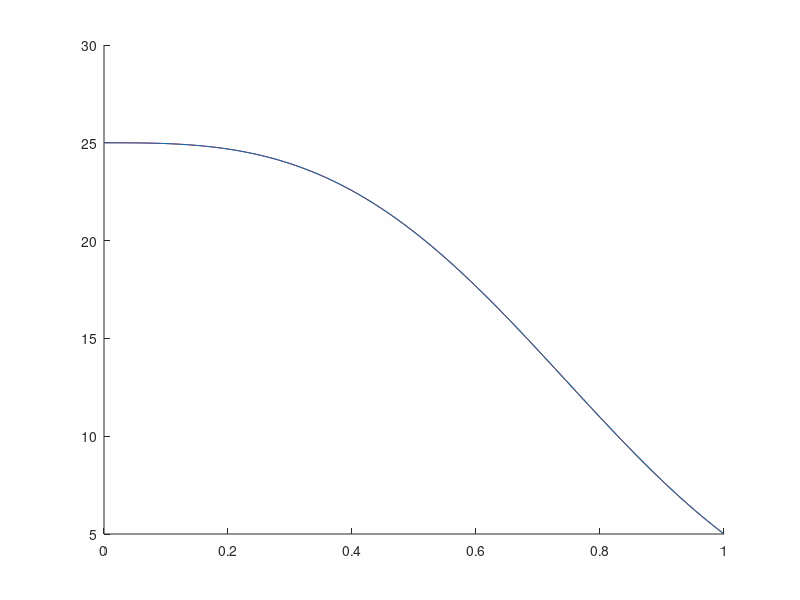
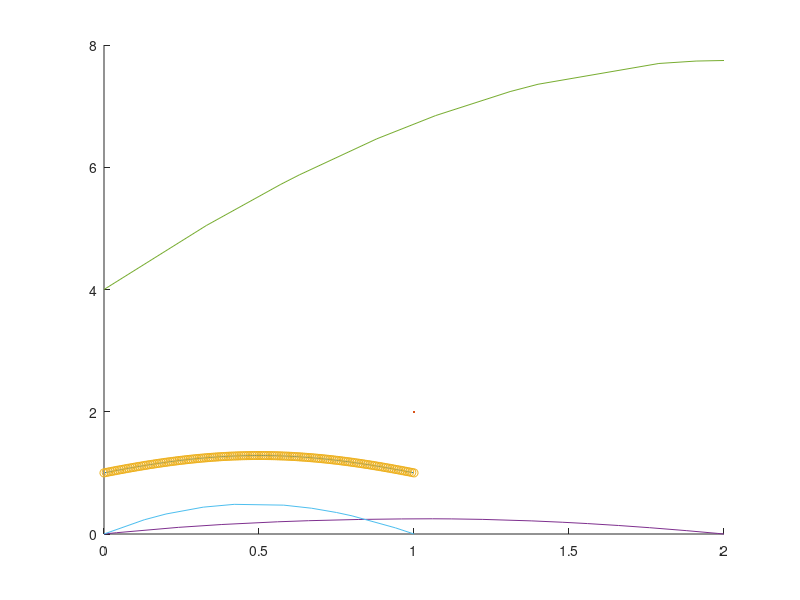
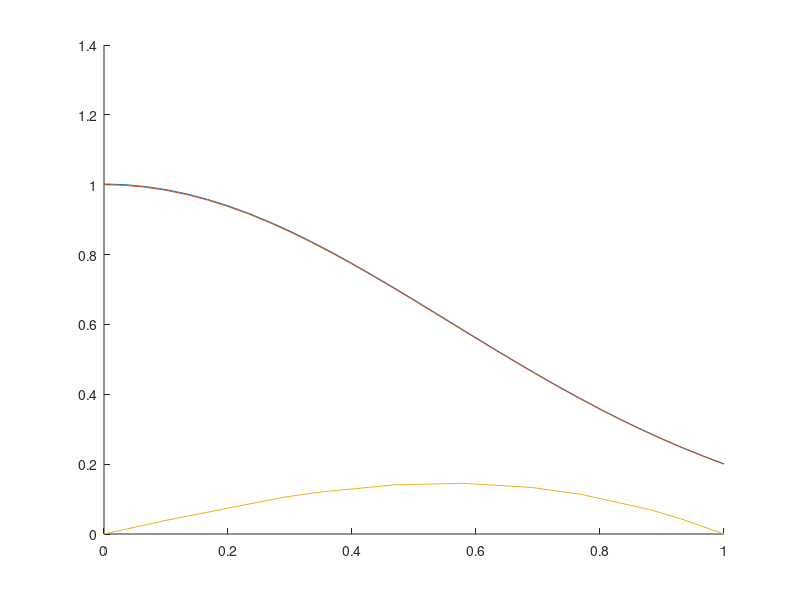

The MATLAB script that drew these images, in order:
%% 1 esercizio con richiamo
clc
clear
close all

intervalli = 110;

BC = [0 -15*log(5)];

a = 0;
b = 1;

mu = 1;

h = (b-a)/intervalli;

uni = ones(intervalli+1, 1);

d = 2*mu/h.*uni;
d(1) = d(1)/2;
d(end) = d(end)/2;

d1 = -mu/h.*uni;

x = linspace(a, b, intervalli+1)';

A = spdiags([d, d1, d1], [0 1 -1], intervalli+1, intervalli+1);


gamma_f = @(x) 9.*x.^4.*log(5)^2 - 6.*x.*log(5);

xMedi = (x(2:end) + x(1:end-1))/2;

d = h/3 * (gamma_f(xMedi(1:end-1)) + gamma_f(xMedi(2:end)) );
d = [h/3*gamma_f(xMedi(1)); d; h/3*gamma_f(xMedi(end))];
d1 = h/6*gamma_f(xMedi(1:end));

A_richiamo = spdiags([d,  [0;d1], [d1;0]], [0 1 -1], intervalli+1, intervalli+1);

A_tot = A+A_richiamo;

b = zeros(length(x),1);

b(1) = b(1)-BC(1);
b(end) = b(end)+BC(end);

u = A_tot\b;

uex = @(x) 5.^(2-x.^3);

abs(u(end) - uex(1))


%% 1 test
clc
clear
close all
intervalli = 110;

BC = [0 -15*log(5)];

a = 0;
b = 1;

mu = 1;
gamma_f = @(x) 9.*x.^4.*log(5)^2 - 6.*x.*log(5);

N = intervalli+1
h = (b-a)/(N-1);
x = linspace(a,b,N)';
uni = ones(N,1);
d = 2*mu/h*uni;
d(1) = d(1)/2;
d(end) = d(end)/2;

d1 = -mu/h*uni;


A = spdiags([d, d1, d1], [0 1 -1], N, N);

xMedi = (x(2:end) + x(1:end-1))/2;

dgamma = 1/3 * (gamma_f(xMedi(1:end-1)) + gamma_f(xMedi(2:end)))*h;
dgamma = [gamma_f(xMedi(1))/3*h; dgamma; gamma_f(xMedi(end))*h/3];


dgamma1 = 1/6 * gamma_f(xMedi(1:end)) * h;

A_gamma = spdiags([dgamma, [0;dgamma1], [dgamma1;0]], [0 1 -1], N, N);

b = zeros(N, 1);

b(1) = b(1) * h/2 - BC(1);
b(end) = b(end) * h/2 + BC(2);



u = (A+A_gamma)\b;
figure
hold on

plot(x,u, "r")

u_esatta = @(x) 5.^(2-x.^3);

abs(u(end) - u_esatta(1))
plot(x, u_esatta(x))

%% 2
clc
clear
close all


f = @(x) 3.*cos(x)+ (1-x).*cos(x);

mu = 1;

a = 1;
b = 2;


x = [1 1.19 1.22 1.39 1.47 1.5 1.66 1.79 1.81 1.92 2]';

% neumann a dx
BC = [2 0];

h = diff(x);

d = mu./h(1:end-1) + mu./h(2:end);

d = [d; mu/h(end)];

% !!! fare attenzione a mettere il . !!!
d1 = -mu./h(2:end);

nodi = length(x)-1;
A = spdiags([d, [0;d1], [d1;0]], [0 1 -1], nodi, nodi);

b = f(x(2:end-1))/2 .* ((h(1:end-1) + h(2:end)));

b = [b; f(x(end)) * h(end)/2 + BC(2)];

b(1) = b(1) + mu/h(1)*BC(1);

u = [BC(1); A\b];

u(find(x==1.47))

%% 3

clc
clear
close all

mu = 1;

BC = [0 0];


f = @(x) 3.*cos(x)+ (3-x.^3).*cos(x); 

x = [0 0.39 0.4 0.61 0.82 1.09 1.23 1.41 1.69 1.9 2]';

h = diff(x);

d = mu./h(1:end-1) + mu./h(2:end);

d1 = -mu./h(2:end-1);

nodi = length(x)-2;
A = spdiags([d, [0;d1], [d1;0]], [0 1 -1], nodi, nodi);

b = f(x(2:end-1))/2 .* (h(1:end-1) + h(2:end));

u = [BC(1); A\b; BC(2)];

u(find(x==0.82))

%% 4

clc
clear
close all


mu = 1;
a = 0;
b = 2;

BC = [0 0];

f = @(x) 2.*sin(x)+sqrt(x+2).*cos(x);

x = [0 0.27 0.53 0.65 0.88 1.07 1.26 1.59 1.63 1.92 2]';

h = diff(x);

d = mu./h(1:end-1) + mu./h(2:end);

d1 = -mu./h(2:end-1);

nodi = length(x)-2;
A = spdiags([d, [0;d1], [d1;0]], [0 1 -1], nodi, nodi);

b = f(x(2:end-1))/2 .* (h(1:end-1) + h(2:end));

u = [BC(1); A\b; BC(2)];

u(find(x==1.59))

%% round 2

%% 1

clc
clear
close all

mu = 1;
a = 0;
b = 1;

f = @(x) 3.*cos(x) + (3-x.^3).*sin(x);

x = [0 0.11 0.25 0.36 0.49 0.52 0.6 0.77 0.82 0.92 1]';

h = diff(x);

d = mu./h(1:end-1) + mu./h(2:end);

d1 = -mu./h(2:end-1);

N = length(x)-2;
A = spdiags([d, [0;d1], [d1;0]], [0 1 -1], N, N);

b = f(x(2:end-1))/2 .* (h(1:end-1) + h(2:end));

% non serve modificare B visto che ho dirichlet omogeneo

u = [0; A\b; 0];

u(find(x==0.36))


%% 2

clc
clear
close all

f = @(x) 3.*cos(x) + (3-x.^3).*cos(x);

x = [1 1.25 1.43 1.62 1.98 2.07 2.35 2.54 2.67 2.82 3]';

h = diff(x);

mu = 1;

d = mu./h(1:end-1) + mu./h(2:end);

d1 = -mu./h(2:end-1);

N = length(x)-2;
A = spdiags([d, [0;d1], [d1;0]], [0 1 -1], N, N);

b = f(x(2:end-1))/2 .* (h(1:end-1) + h(2:end));

u = [0; A\b; 0];

u(find(x==1.43))


%% 3
clc
clear
close all


mu = 1;

f = @(x) 2.*sin(x) + (1-x).*sin(x);

% neumann a dx
BC = [0 2];

x = [0 0.3 0.54 0.73 0.95 1.01 1.24 1.53 1.76 1.95 2]';

h = diff(x);

d = mu./h(1:end-1) + mu./h(2:end);

d = [d; mu./h(end)];

d1 = -mu./h(2:end);

N = length(x)-1;
A = spdiags([d, [0;d1], [d1;0]], [0 1 -1], N, N);


b = f(x(2:end-1))/2 .* (h(1:end-1) + h(2:end));

b = [b; f(x(end))/2 * h(end) + BC(2)];

u = [BC(1); A\b];

u(find(x==1.01))


%% 4

clc
clear 
close all

BC = [1 -1];

gamma_f = @(x) ((1-2.*x).^2 - 2);

mu =1;

intervalli = 140;
a = 0;
b = 1;
x = linspace(a, b, intervalli+1)';

h = 1/intervalli;

d = 2*mu/h * ones(length(x)-2,1);

d = [mu./h; d; mu./h];

d1 = -mu./h*ones(length(x)-1, 1);

A = spdiags([d, [0;d1], [d1;0]], [0 1 -1], intervalli+1, intervalli+1);

xMedi = (x(2:end) + x(1:end-1))/2;

d_gamma = h/3 * (gamma_f(xMedi(1:end-1)) + gamma_f(xMedi(2:end)));

d_gamma = [h/3 * gamma_f(xMedi(1)); d_gamma; h/3 * gamma_f(xMedi(end))];
d1_gamma = 1/6 *gamma_f(xMedi(1:end)) *h;

A_gamma = spdiags([d_gamma, [0;d1_gamma], [d1_gamma;0]], [0 1 -1], intervalli+1, intervalli+1);


A_tot = A+A_gamma;

b = zeros(intervalli+1, 1);

b(1) = -BC(1);
b(end) = +BC(end);
u = A_tot\b;

u_esatta = @(x) exp(x-x.^2);


figure 
hold on

plot(x, u, LineWidth=2)
plot(x, u_esatta(x), "o")



abs(u(end)-u_esatta(1))


%% tema esame

clc
clear
close all

L = 2;
x = L.*[0 0.02 0.12 0.19 0.28 0.33 0.41 0.42 0.48 0.53 0.56 0.61 0.69 0.74 0.78 0.83 0.88 0.94 0.99 1]';

f = @(x) 1+1.*(x>L/2);

mu_f = @(x) 2+x;
h = diff(x);

xMedi = (x(2:end) + x(1:end-1))/2;

muVal = mu_f(xMedi);

d = muVal(1:end-1)./h(1:end-1) + muVal(2:end)./h(2:end);

d1 = -muVal(2:end-1)./h(2:end-1);

N = length(x)-2;
A = spdiags([d, [0;d1], [d1;0]], [0 1 -1], N, N);

b = f(x(2:end-1))/2 .* (h(1:end-1) + h(2:end));

u = [0; A\b; 0];

plot(x,u)
% più di 0.2466, meno di 0.24899 -> 0.247, OK


%% extra

%% 2

clc
clear
close all

f = @(x) 2.*sin(x) + (1-x).*sin(x);
x = [0 0.1 0.27 0.37 0.41 0.54 0.66 0.77 0.8 0.93 1]';

h = diff(x);

mu = 1;

d = mu./h(1:end-1) + mu./h(2:end);

d1 = -mu./h(2:end-1);

N = length(x)-2;
A = spdiags([d, [0;d1], [d1;0]], [0 1 -1], N, N);

b = f(x(2:end-1))/2 .* (h(1:end-1) + h(2:end));

u = [0; A\b; 0];

u(find(x==0.54))


%% round 3
clc
clear
close all


mu = 1;

f = @(x) 2.*sin(x) + (1-x).*cos(x);

a = 0;
b = 2;

x = [0 0.33 0.57 0.63 0.88 1.07 1.31 1.4 1.79 1.91 2]';
h = diff(x);
% neumann a dx
BC = [4 0];

d = mu./h(1:end-1) + mu./h(2:end);

d = [d; mu/h(end)];

d1 = -mu./h(2:end);

N = length(x)-1;
A = spdiags([d, [0;d1], [d1;0]], [0 1 -1], N,N);

b = f(x(2:end-1))/2 .* (h(1:end-1) + h(2:end));

b(1) = b(1) + mu./h(1) * BC(1);

b(end+1) = f(x(end))/2 * h(end)+BC(2);

u = [BC(1); A\b]
plot(x,u);

u(find(x==1.4))

%% 2

clc
clear
close all


mu = 1;
a = 0;
b = 1;

f = @(x) 3.*cos(x) + sqrt(x+2).*cos(x);

x = [0 0.13 0.2 0.32 0.42 0.58 0.67 0.75 0.8 0.94 1]';

h = diff(x);

d = mu./h(1:end-1) + mu./h(2:end);

d1 = -mu./h(2:end-1);

N = length(x)-2;
A = spdiags([d, [0;d1], [d1;0]], [0 1 -1], N, N);

b = f(x(2:end-1))/2 .* (h(2:end) + h(1:end-1));

u = [0; A\b; 0]


plot(x,u)
u(find(x==0.42))


%% 3

clc
clear
close all

N = 30;

h = 1/N;

a = 0;
b = 1;
mu = 1;
gamma_f = @(x) (-2.*x).^2 * log(5)^2-2*log(5);
f = @(x) zeros(length(x),1);

% neumann dx e sx
BC = [0 -2/5*log(5)];

x = (a:h:b)';


uni = ones(length(x),1);
d = 2*mu./h .* uni;

d(1) = d(1)/2;
d(end) = d(end)/2;

d1 = -mu./h * uni;

A = spdiags([d, d1, d1], [0 1 -1], length(x), length(x));

xMedi = (x(2:end) + x(1:end-1))/2;

gammaVal = gamma_f(xMedi);

dR = h/3 * (gammaVal(1:end-1) + gammaVal(2:end));

dR = [h/3 * gammaVal(1); dR; h/3*gammaVal(end)];

dR1 = h/6 * gammaVal(1:end);

AR = spdiags([dR, [0;dR1], [dR1;0]], [0 1 -1], length(x), length(x));

A_tot = A+AR;

b = f(x(2:end-1))/2 .* (2*h);

b = [f(x(1))/2*h - BC(1); b; f(x(end))/2*h + BC(2)];

u = A_tot\b;

figure
hold on
plot(x,u)


u_esatta = @(x) 5.^(-x.^2);

plot(x, u_esatta(x))

zero = abs(u_esatta(0) - u(1))
uno = abs(u_esatta(1) - u(end))

%% 4
clc
clear
close all

mu = 1;
a = 0;
b = 1;

f = @(x) 2.*sin(x) + (1-x).*sin(x);

x = [0 0.1 0.29 0.35 0.47 0.58 0.69 0.77 0.88 0.93 1]';
h = diff(x);

d = mu./h(1:end-1) + mu./h(2:end);

d1 = -mu./h(2:end-1);

A = spdiags([d, [0;d1], [d1;0]], [0 1 -1], length(x)-2, length(x)-2);

b = f(x(2:end-1))/2 .* (h(1:end-1) + h(2:end));

u = [0; A\b; 0];
plot(x,u)

u(find(x==0.69))









